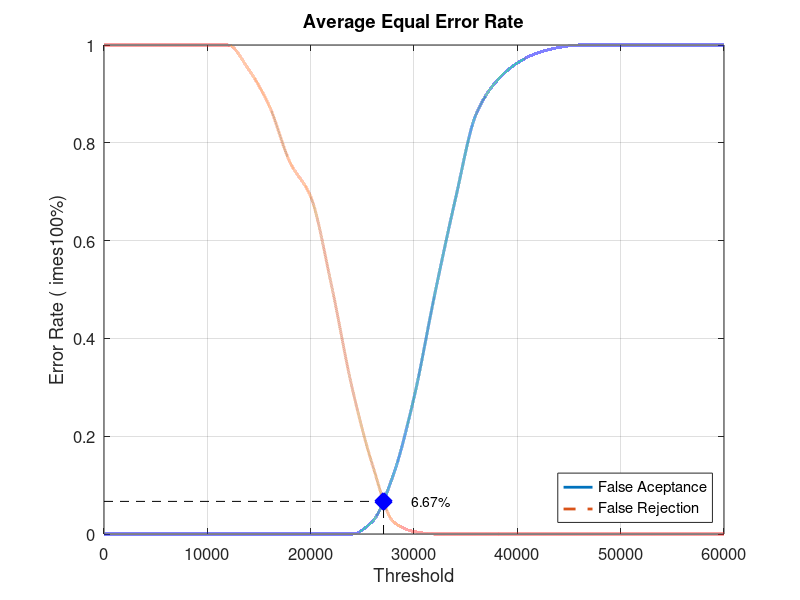
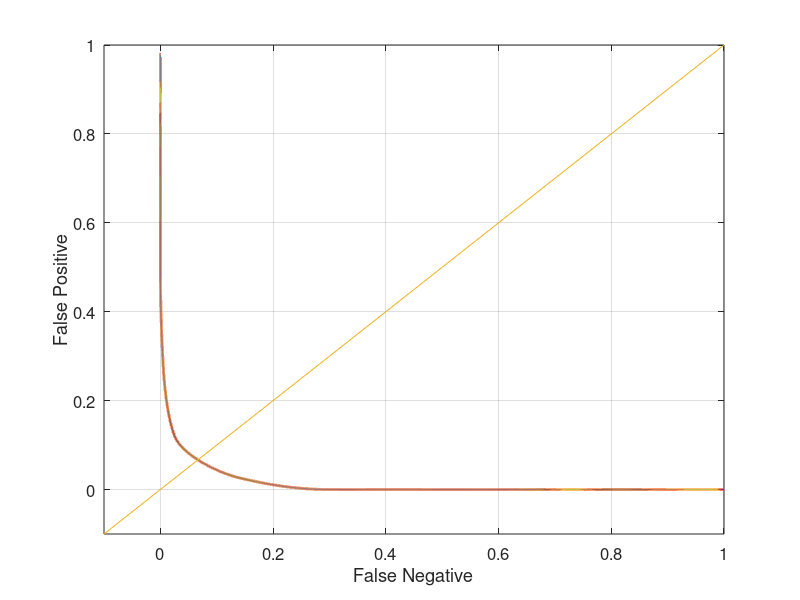

Here is the MATLAB script that generated these plots, in order:
close all;
clear;
clc;
x = 0:2000:60000;
xq = 0:0.5:60000;

y0 = [0 0 0 0 0 0 0 0 0 0 0 0 0 0.0263158 0.121053 0.278947 0.489474 0.684211 0.857895 0.926316 0.963158 0.984211 0.994737 1 1 1 1 1 1 1 1]
yy0 = interp1(x, y0, xq, 'pchip');
y1 = [1 1 1 1 1 1 1 0.95 0.875 0.76 0.69 0.51 0.3 0.14 0.025 0.005 0 0 0 0 0 0 0 0 0 0 0 0 0 0 0]
yy1 = interp1(x, y1, xq, 'pchip');

% Calculating EER: 
y2 = abs(y0 - y1);
find(y2 == min(y2))
yy2 = abs(yy0 - yy1);
xEER = find(yy2 == min(yy2));
xEERIndex = xq(xEER) % X-axis EER
yEER = yy0(xEER) % Y-axis EER

main = figure
plot(xq, yy0,'-','LineWidth', 2);	hold on
plot(xq, yy1,'--','LineWidth', 2);	hold on
plot([xEERIndex xEERIndex], [0 yEER], 'k--');	hold on
plot([0 xEERIndex], [yEER yEER], 'k--');	hold on
plot(xEERIndex, yEER, 'bx', 'LineWidth', 10);	hold on
text(xEERIndex + 10 * xEERIndex / 100, yEER, [num2str(round((10000 * yEER)) / 100) '%'])
legend('False Aceptance', 'False Rejection', 'Location', 'SouthEast')
xlabel('Threshold')
ylabel('Error Rate (	imes100%)')
title('Average Equal Error Rate')
set(gca, 'FontSize', 12)
axis([0 60000 0 1])
grid on

print(main, 'Database5_3Main', '-dpng');
FNRxFPR = figure('Color', [1 1 1]);
plot(yy1, yy0, '-', yy1, yy0, 'LineWidth', 2);
hold on
y = -0.1:0.1:1
plot(y, y); 
set(gca, 'FontSize', 12)
xlabel('False Negative')
ylabel('False Positive')
axis([-0.1 1 -0.1 1])
set(gca, 'FontSize', 12)
grid on

print(FNRxFPR, 'Database5_3FNRxFPR','-dpng');
